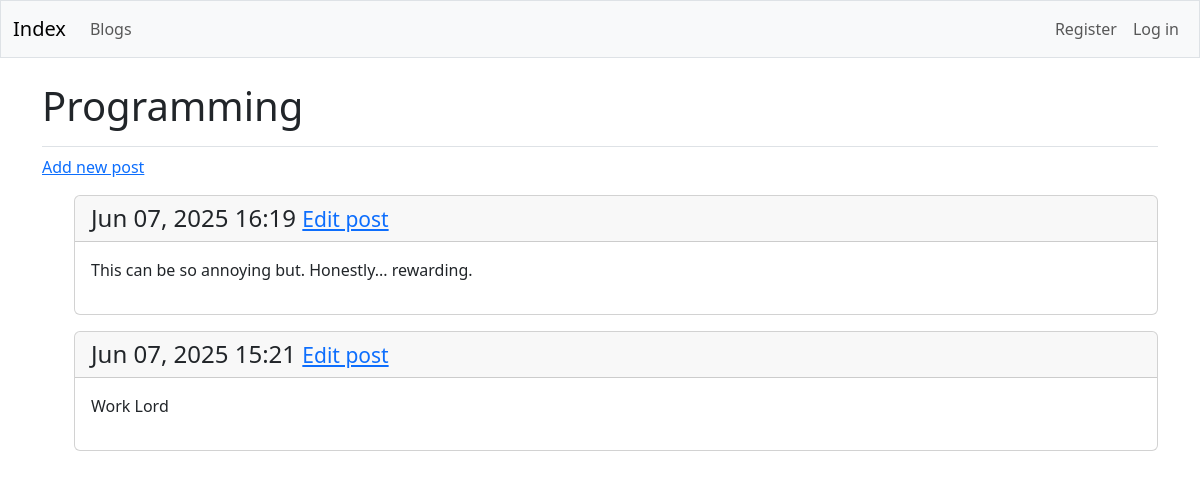
/all_blogs/1/, run on an earlier commit of the app's database.
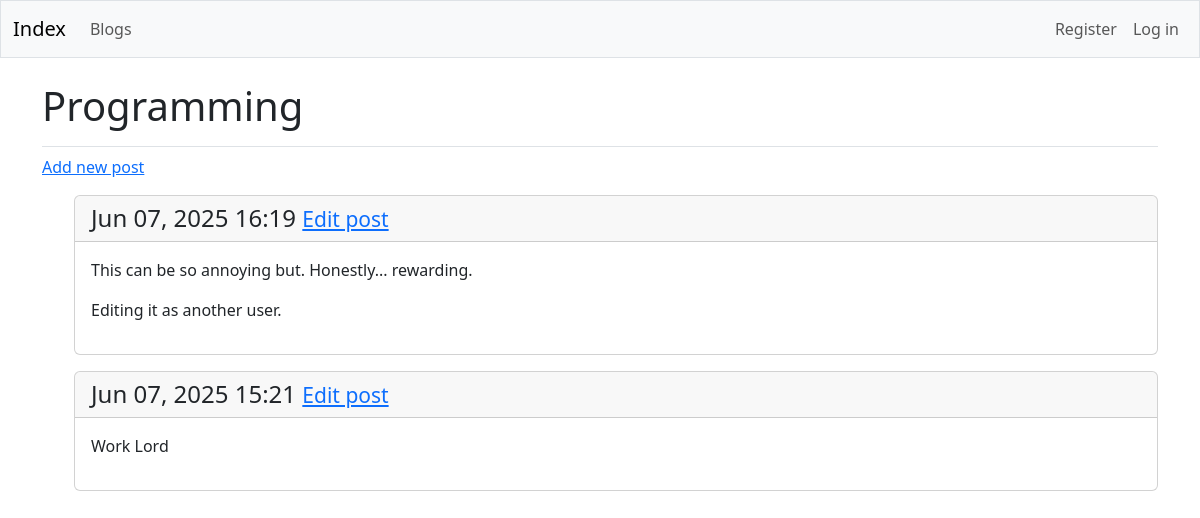
And on a later commit of the database.
### blog/models.py (models this page shows, shortened)
class Blog_Post(models.Model):
    blog = models.ForeignKey(Blog, on_delete = models.CASCADE)
    text = models.TextField()
    date_added = models.DateTimeField(auto_now_add = True)
    class Meta:
        verbose_name_plural = 'entries'

### blog/views.py (the view)
# urls.py: path('all_blogs/<int:blog_id>/', views.blog, name = 'blog'),
def blog(request, blog_id):
    blog = Blog.objects.get(id = blog_id)
    blog_posts = blog.blog_post_set.order_by('-date_added')
    context = {'blog': blog, 'blog_posts': blog_posts}
    return render(request, 'blog/blog.html', context)

### blog/templates/blog/blog.html
{% extends 'blog/base.html' %}
{% block page_header %}
<h1>{{blog.text}}</h1>
{% endblock page_header %}
{% block content %}
<p>
    <a href="{% url 'blog:new_blog_post' blog.id %}">Add new post</a>
</p>
<ul>
    {% for blog_post in blog_posts %}
    <div class="card mb-3">
        <h4 class="card-header">
            {{blog_post.date_added|date:'M d, Y H:i'}}
            <small>
                <a href="{% url 'blog:edit_blog_post' blog_post.id %}">Edit post</a>
            </small>
        </h4>
        <div class="card-body"> {{blog_post.text|linebreaks}}</div>
    </div>
    {% empty %}
    <p>There are no posts for this blog yet</p>
    {% endfor %}
</ul>
{% endblock content %}

What changed in the data, as far as the page shows it:
changed Blog_Post: text "This can be so annoying but. Honestly... rewarding." → "This can be so annoying but. Honestly... rewarding. Editing it as another user."
